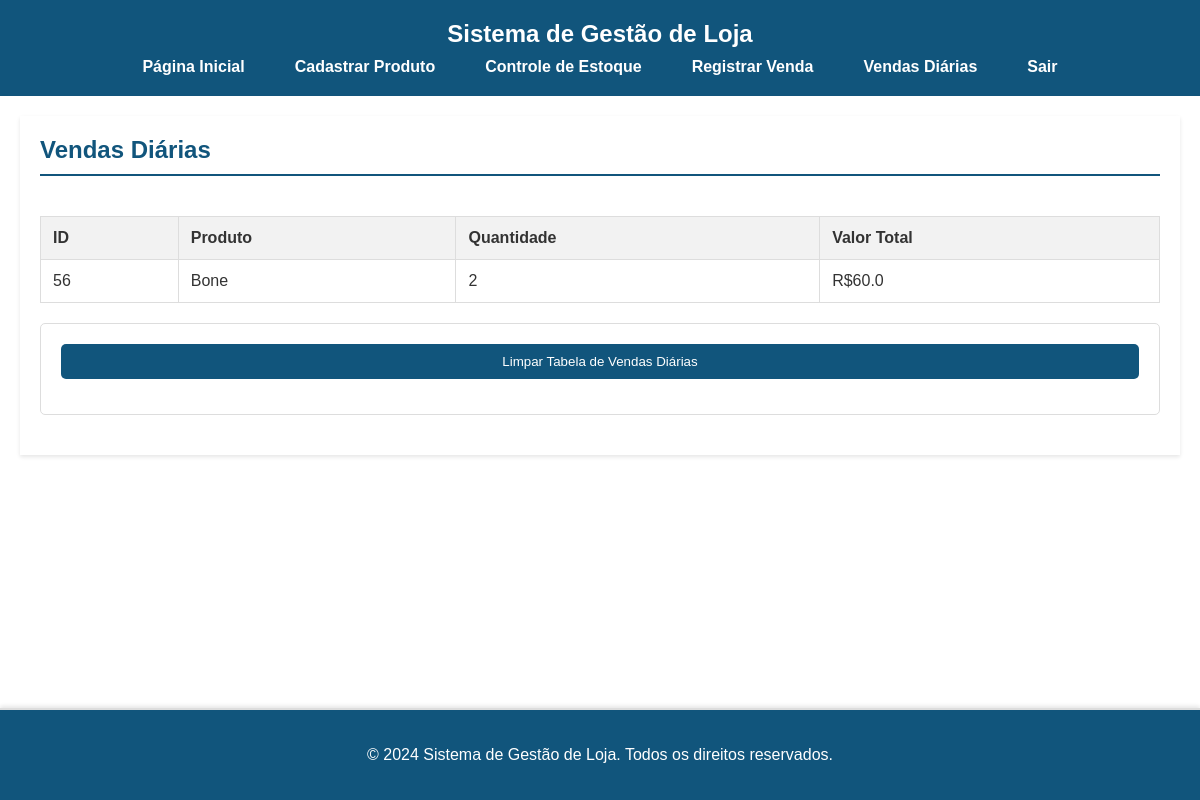
Screenshot of /vendas_diarias (signed in) with the database file from the repository.
### tables this page shows
CREATE TABLE vendas_diarias (
        id INTEGER PRIMARY KEY AUTOINCREMENT,
        produto_id INTEGER NOT NULL,
        quantidade INTEGER NOT NULL,
        valor_total REAL NOT NULL,
        data TEXT NOT NULL,
        FOREIGN KEY(produto_id) REFERENCES produtos(id)
    );

CREATE TABLE produtos (
        id INTEGER PRIMARY KEY AUTOINCREMENT,
        nome TEXT,
        preco REAL,
        quantidade INTEGER
    );

### app.py (the view)
@app.route('/vendas_diarias', methods=['GET', 'POST'])
@login_required
def vendas_diarias():
    conn = sqlite3.connect('lojista.db')
    cursor = conn.cursor()
    cursor.execute('''
        SELECT vendas_diarias.id, produtos.nome, vendas_diarias.quantidade,
               vendas_diarias.valor_total, vendas_diarias.data
        FROM vendas_diarias
        JOIN produtos ON vendas_diarias.produto_id = produtos.id
    ''')
    vendas_diarias = cursor.fetchall()
    conn.close()
    return render_template('vendas_diarias.html', vendas_diarias=vendas_diarias)

### app.py (called while the page is built)
def login_required(f):
    @wraps(f)
    def decorated_function(*args, **kwargs):
        if not session.get('logged_in'):
            return redirect(url_for('login'))
        return f(*args, **kwargs)
    return decorated_function

### templates/vendas_diarias.html
{% extends 'base.html' %}
{% block content %}
    <main>
        <div class="container">
            <h2>Vendas Diárias</h2>
            <div class="table-responsive">
                <table class="table tabela-vendas">
                    <thead>
                        <tr>
                            <th>ID</th>
                            <th>Produto</th>
                            <th>Quantidade</th>
                            <th>Valor Total</th>
                        </tr>
                    </thead>
                    <tbody>
                        {% for venda in vendas_diarias %}
                            <tr>
                                <td>{{ venda[0] }}</td>
                                <td>{{ venda[1] }}</td>
                                <td>{{ venda[2] }}</td>
                                <td>R${{ venda[4] }}</td>
                            </tr>
                        {% endfor %}
                    </tbody>
                </table>
            </div>
            <form method="POST" action="{{ url_for('limpar_vendas_diarias') }}">
                <button type="submit" class="btn btn-danger">Limpar Tabela de Vendas Diárias</button>
            </form>
        </div>
    </main>
{% endblock %}

### static/style.css (style rules this page uses)
body { font-family: Arial, sans-serif; background-color: #f4f4f9; color: #333; margin: 0; padding: 0; display: flex; flex-direction: column; min-height: 100vh; }
main { flex: 1; padding: 20px; box-sizing: border-box; overflow: auto; background-color: white; box-shadow: 0 2px 4px rgba(0, 0, 0, 0.1); }
h2 { color: #11557C; border-bottom: 2px solid #11557C; padding-bottom: 10px; margin-top: 0; }
form { background-color: #fff; padding: 20px; border: 1px solid #ddd; border-radius: 5px; margin-bottom: 20px; }
form select, form input[type="number"], form button { width: 100%; padding: 10px; margin-bottom: 15px; border: 1px solid #ddd; border-radius: 5px; }
form button { background-color: #11557C; color: #fff; border: none; cursor: pointer; transition: background-color 0.3s; }
.tabela-vendas { width: 100%; border-collapse: collapse; background-color: #fff; }
.tabela-vendas th, .tabela-vendas td { padding: 12px; border: 1px solid #ddd; text-align: left; }
.tabela-vendas th { background-color: #f2f2f2; }
.btn { background-color: #11557C; color: #fff; border: none; padding: 10px 20px; cursor: pointer; transition: background-color 0.3s; }
.table-responsive { overflow-x: auto; }
.tabela-vendas { width: 100%; border-collapse: collapse; margin-top: 20px; }

### templates/base.html (style rules this page uses)
table { width: 100%; border-collapse: collapse; margin: 20px 0; }
table, th, td { border: 1px solid #ddd; }
th, td { padding: 12px; text-align: left; }
th { background-color: #f2f2f2; }
button { background-color: #007BFF; color: white; padding: 10px 15px; border: none; border-radius: 5px; cursor: pointer; transition: background-color 0.3s ease; }

### rows the page displays
vendas_diarias: id "56", nome "Bone", quantidade "2", data "60.0"
